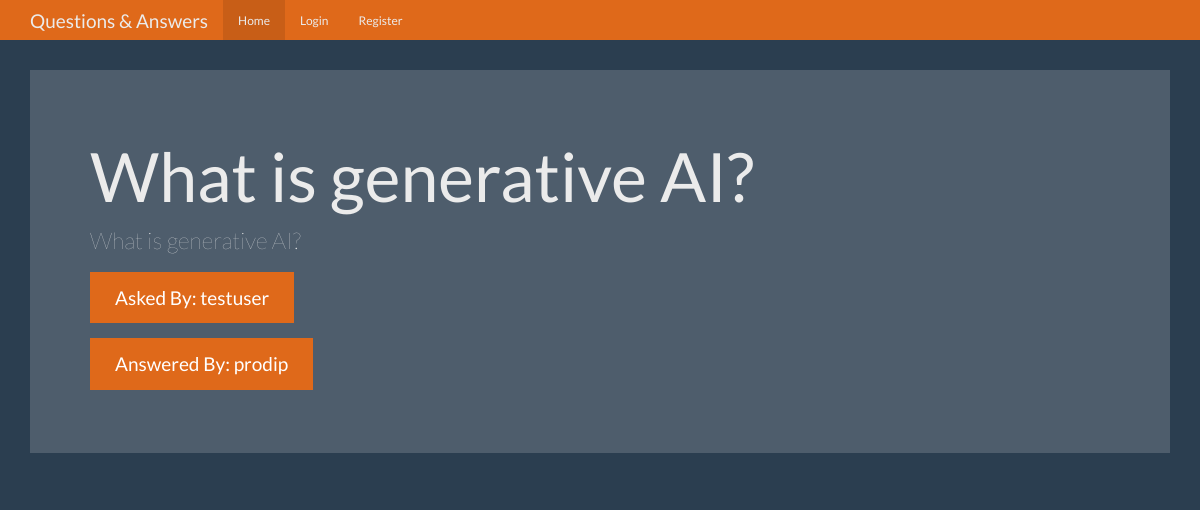
The page /question/5 on the database its author committed.
### tables this page shows
CREATE TABLE questions (
    id integer primary key autoincrement,
    question_text text not null,
    answer_text text,
    asked_by_id integer not null,
    expert_id integer not null
);

CREATE TABLE users(
    id integer primary key autoincrement,
    name text not null,
    password text not null,
    expert boolean not null,
    admin boolean not null
);

### app.py (the view)
@app.route('/question/<question_id>')
def question(question_id):
    user = get_current_user()
    db = get_db()
    question_cur = db.execute('''select questions.question_text, questions.answer_text, askers.name as asker_name, experts.name as expert_name from questions
                               join users as askers on askers.id = questions.asked_by_id
                               join users as experts on experts.id = questions.expert_id where questions.id = ?''', [question_id])
    question = question_cur.fetchone()
    return render_template('question.html', user=user, question=question)

### app.py (called while the page is built)
def get_current_user():
    user_result = None
    if 'user' in session:
        user = session['user']
        db = get_db()
        user_cur = db.execute('select id, name, password, expert, admin from users where name = ?', [user])
        user_result = user_cur.fetchone()
    return user_result

### database.py (called while the page is built)
def connect_db():
    sql = sqlite3.connect('E:\QuesAns_FlaskApp\questions.db')
    sql.row_factory = sqlite3.Row
    return sql

def get_db():
    if not hasattr(g, 'sqlite_db'):
        g.sqlite_db = connect_db()
    return g.sqlite_db

### templates/question.html (shortened to what this page needs)
{% extends 'base.html' %}
{% from "show_links.html" import show_links %}
{% block nav %}
{{ show_links(user) }}
{% endblock %}
{% block body %}
      <div class="jumbotron">
        <h1>{{ question['question_text'] }}</h1>
        <p>{{ question['question_text'] }}</p>
        <p><a class="btn btn-primary btn-lg">Asked By: {{ question['asker_name'] }}</a></p>
        <p><a class="btn btn-primary btn-lg">Answered By: {{ question['expert_name'] }}</a></p>
      </div>
      {% endblock %}

### static/theme.css (style rules this page uses)
body { padding-top: 70px; padding-bottom: 30px; }

### rows shown on the page
questions: question_text "What is generative AI?"
users: asker_name "testuser"
users: expert_name "prodip"
